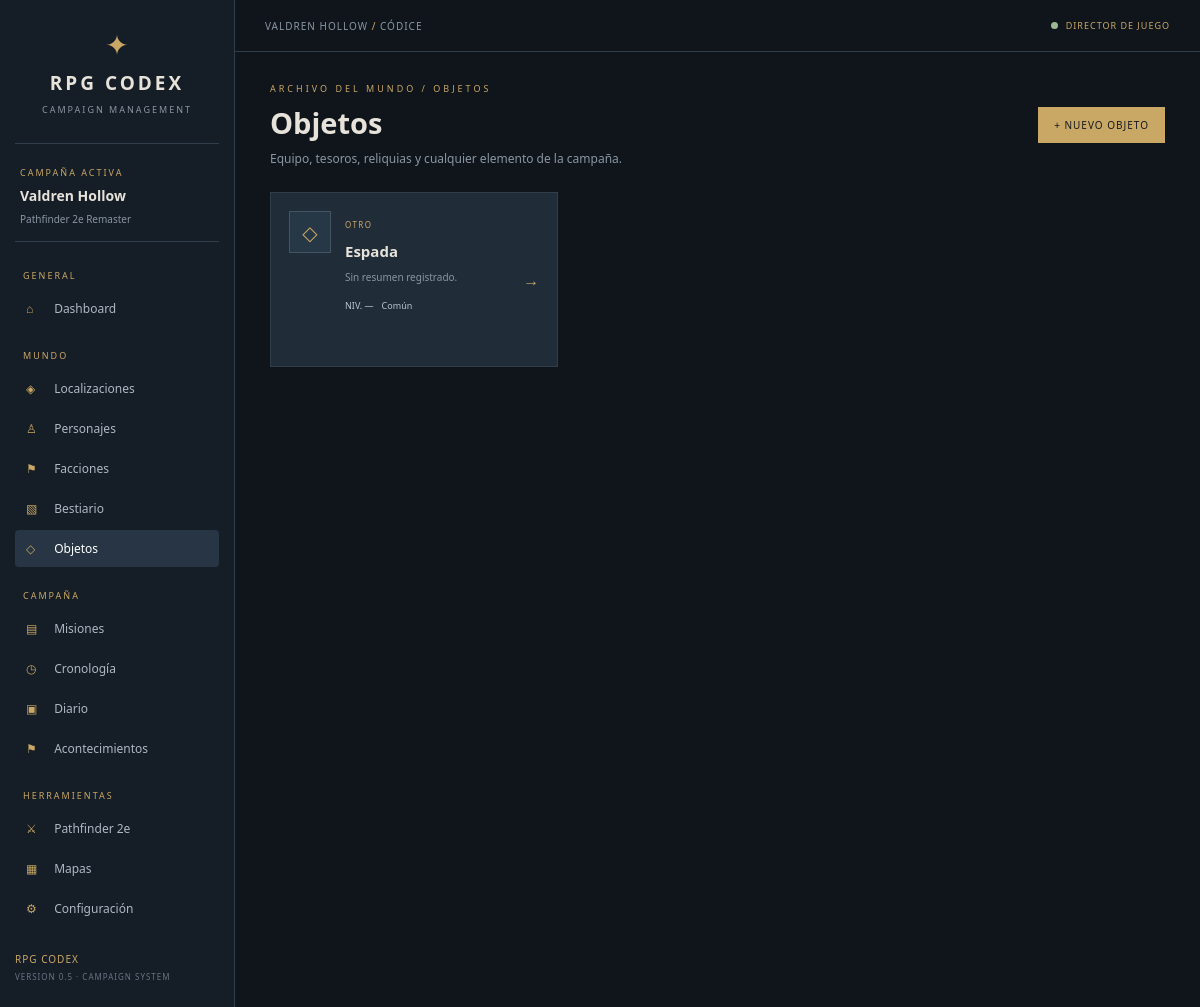
/items, run on the app's committed database.
### tables this page shows
CREATE TABLE items (
                id INTEGER PRIMARY KEY AUTOINCREMENT,
                campaign_id INTEGER NOT NULL,
                location_id INTEGER,
                name TEXT NOT NULL,
                item_type TEXT NOT NULL DEFAULT 'Otro',
                rarity TEXT NOT NULL DEFAULT 'Común',
                level INTEGER,
                price TEXT DEFAULT '',
                bulk TEXT DEFAULT '',
                traits TEXT DEFAULT '',
                summary TEXT DEFAULT '',
                description TEXT DEFAULT '',
                activation TEXT DEFAULT '',
                effects TEXT DEFAULT '',
                usage TEXT DEFAULT '',
                owner TEXT DEFAULT '',
                image_url TEXT DEFAULT '',
                secret_notes TEXT DEFAULT '',
                created_at TIMESTAMP DEFAULT CURRENT_TIMESTAMP,
                updated_at TIMESTAMP DEFAULT CURRENT_TIMESTAMP,
                FOREIGN KEY (campaign_id) REFERENCES campaigns(id)
                    ON DELETE CASCADE,
                FOREIGN KEY (location_id) REFERENCES locations(id)
                    ON DELETE SET NULL
            );

### app.py (the view)
@app.route("/items")
def items():
    campaign = get_campaign()
    rows = get_db().execute("""
        SELECT items.*, locations.name AS location_name FROM items
        LEFT JOIN locations ON locations.id = items.location_id
        WHERE items.campaign_id = ? ORDER BY items.name COLLATE NOCASE
    """, (campaign["id"],)).fetchall()
    return render_template("items/list.html", items=rows, campaign=campaign)

### app.py (called while the page is built)
def get_campaign():
    return get_db().execute("SELECT * FROM campaigns ORDER BY id LIMIT 1").fetchone()

### database.py (called while the page is built)
def get_db():
    if "db" not in g:
        DATABASE_DIR.mkdir(parents=True, exist_ok=True)
        g.db = sqlite3.connect(DATABASE_PATH)
        g.db.row_factory = sqlite3.Row
        g.db.execute("PRAGMA foreign_keys = ON")
    return g.db

### templates/items/list.html (shortened to what this page needs)
{% extends "base.html" %}
{% block content %}
<div class="page-title-row"><div><div class="eyebrow">ARCHIVO DEL MUNDO / OBJETOS</div><h2>Objetos</h2><p>Equipo, tesoros, reliquias y cualquier elemento de la campaña.</p></div><a href="{{ url_for('item_new') }}" class="primary-button">+ NUEVO OBJETO</a></div>
{% if items %}<div class="compendium-grid">{% for item in items %}<a href="{{ url_for('item_detail', item_id=item['id']) }}" class="compendium-card"><div class="compendium-icon">◇</div><div class="compendium-card-content"><span class="compendium-type">{{ item['item_type']|upper }}</span><h3>{{ item['name'] }}</h3><p>{{ item['summary'] or 'Sin resumen registrado.' }}</p><div class="compendium-meta"><span>NIV. {{ item['level'] if item['level'] is not none else '—' }}</span><span>{{ item['rarity'] }}</span>{% if item['location_name'] %}<span>◈ {{ item['location_name'] }}</span>{% endif %}</div></div><span class="compendium-arrow">→</span></a>{% endfor %}</div>
{% else %}<section class="content-panel empty-state"><div class="empty-icon">◇</div><h3>No hay objetos registrados</h3><p>Añade cualquier objeto: armas, tesoros, reliquias, documentos, ingredientes o equipo.</p><a href="{{ url_for('item_new') }}" class="primary-button">CREAR PRIMER OBJETO</a></section>{% endif %}
{% endblock %}

### static/css/style.css (style rules this page uses)
:root { --background: #10151c; --sidebar: #151d27; --panel: #19232e; --panel-hover: #202e3b; --border: #303d4b; --gold: #c9a765; --gold-light: #e0c58e; --text: #e7e3da; --muted: #8996a2; --green: #9cba91; }
* { margin: 0; padding: 0; box-sizing: border-box; }
body { background: var(--background); color: var(--text); font-family: "Segoe UI", sans-serif; }
a { text-decoration: none; color: inherit; }
.eyebrow { color: var(--gold); font-size: 9px; letter-spacing: 3px; }
.primary-button, .secondary-button { padding: 10px 14px; font-size: 9px; letter-spacing: 1px; }
.primary-button { background: var(--gold); color: #151b21; }
.page-title-row { display: flex; justify-content: space-between; align-items: center; gap: 20px; margin-bottom: 25px; }
.page-title-row h2 { font-size: 29px; margin: 8px 0; }
.page-title-row p { color: var(--muted); font-size: 12px; }
.primary-button, .secondary-button, .danger-button { display: inline-block; border: none; cursor: pointer; font-family: inherit; padding: 11px 16px; font-size: 10px; letter-spacing: 1px; }

### static/css/compendium.css (style rules this page uses)
.compendium-grid { display:grid; grid-template-columns:repeat(3,minmax(0,1fr)); gap:15px; }
.compendium-card { display:flex; gap:14px; align-items:flex-start; min-height:175px; padding:18px; background:#202d39; border:1px solid var(--border); transition:.2s; }
.compendium-icon,.compendium-emblem { display:grid; place-items:center; flex-shrink:0; background:#263746; border:1px solid #445665; color:var(--gold); }
.compendium-icon { width:42px; height:42px; font-size:20px; }
.compendium-card-content { flex:1; min-width:0; }
.compendium-type { color:var(--gold); font-size:8px; letter-spacing:1.4px; }
.compendium-card h3 { margin:8px 0; font-size:15px; }
.compendium-card p { color:var(--muted); font-size:10px; line-height:1.6; }
.compendium-meta { display:flex; flex-wrap:wrap; gap:8px; margin-top:14px; color:#b8c3cc; font-size:9px; }
.compendium-arrow { align-self:center; color:var(--gold); }

### data on the page
items: item_type "OTRO", name "Espada", summary "Sin resumen registrado.", item "—", rarity "Común"
